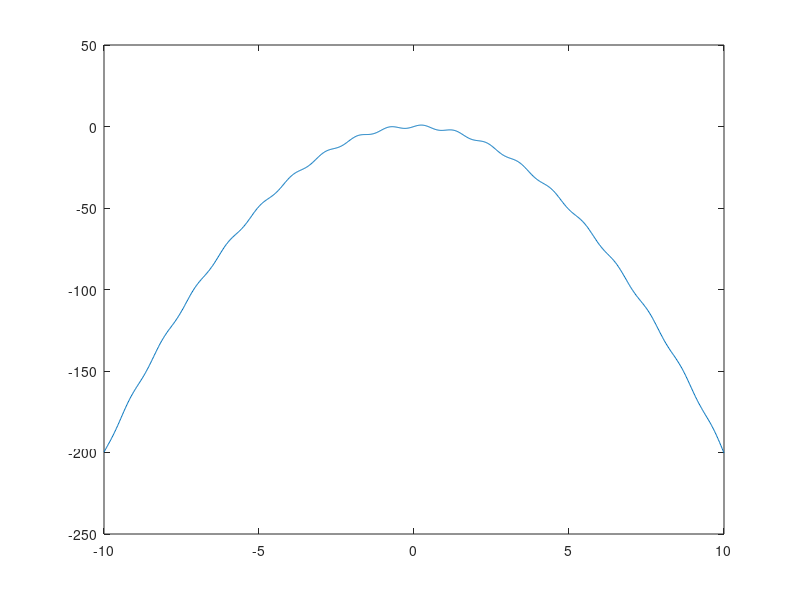

The MATLAB source for this figure:
% Section Check 2
close all
clear all

% Problem 1

x=linspace(-10,10,1000);
y=sin(6.*x)-2.*x.^2;

ymax=max(y);

plot(x,y)

%%
% Problem 2

% x=0:8;
% y=[3.8,6.9,11.7,16.0,29.7,38.9,57.1,63.8,88.7];
% 
% coeffs=polyfit(x,y,2);
% yfit=(coeffs(1).*x.^2 +coeffs(2).*x+coeffs(3));
% 
% figure(1)
% plot(x,y,'ro',x,yfit,'g')

%%
% Problem 3

% D=85;
% F=750;
% E=2e11;
% A=0.00015;
% 
% L=D/2;
% dl=(F*L)/(E*A);
% h=sqrt((L+dl)^2+(L)^2);
